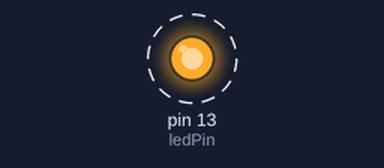
A sketch run on a simulated Arduino Uno, built with avr-gcc and run on an emulated ATmega328P. Shown: output pins drawn as LEDs (lit = HIGH). Dashed ring = blinking.

Above: at 0.05 s.
Timing chart, 0 to 3.0 s (numbered marks = the images above):
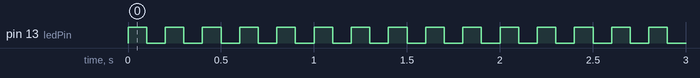

The sketch:

LedPin.ino
```cpp
int ledPin = 13;
int ledPin2 = 12;

void setup() {
  pinMode(ledPin, OUTPUT);

}

void loop() {
  // put your main code here, to run repeatedly:
  digitalWrite(ledPin, HIGH);
  digitalWrite(ledPin2, HIGH);
  delay(100);
  digitalWrite(ledPin, LOW);
  digitalWrite(ledPin2, LOW);
  delay(100);
}
```

Measured:
- by itself, pin 13 (ledPin): alternates HIGH for 0.10 s and LOW for 0.10 s
